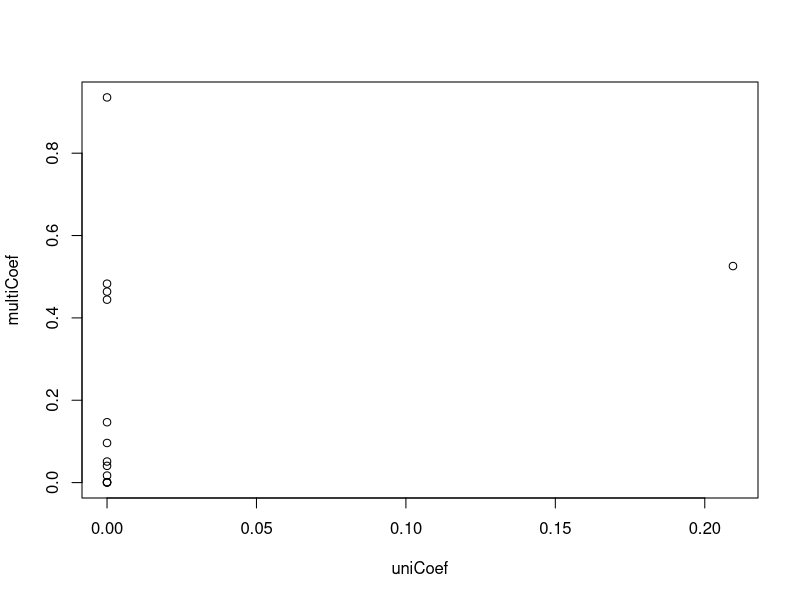

Reproduce this figure in R.
#STA545 HW3

#initialize

library(MASS)
?Boston
data("Boston")
dim(Boston)
head(Boston)

#1A
SRzn<-lm(crim ~ zn, data=Boston)
summary(SRzn)
SRindus<-lm(crim ~ indus, data=Boston)
summary(SRindus)
SRchas<-lm(crim ~ chas, data=Boston)
summary(SRchas)
SRnox<-lm(crim ~ nox, data=Boston)
summary(SRnox)
SRrm<-lm(crim ~ rm, data=Boston)
summary(SRrm)
SRage<-lm(crim ~ age, data=Boston)
summary(SRage)
SRdis<-lm(crim ~ dis, data=Boston)
summary(SRdis)
SRrad<-lm(crim ~ rad, data=Boston)
summary(SRrad)
SRtax<-lm(crim ~ tax, data=Boston)
summary(SRtax)
SRptratio<-lm(crim ~ ptratio, data=Boston)
summary(SRptratio)
SRblack<-lm(crim ~ black, data=Boston)
summary(SRblack)
SRlstat<-lm(crim ~ lstat, data=Boston)
summary(SRlstat)
SRmedv<-lm(crim ~ medv, data=Boston)
summary(SRmedv)
#significant relationship between crim and zn p<0.001 where Rsq=-0.739 +/- 0.016, meaning a .739 unit decrease for every unit increase in crim
#significant relationship between crim and indus p<0.001 where Rsq=-0.510 +/- 0.051, meaning a .51 unit increase for every unit increase in crim
#insignificant relationship between crim and chas p>0.1 where Rsq=-1.893 +/- 1.506
#significant relationship between crim and nox p<0.001 where Rsq=31.249 +/- 3.000, meaning a 31.249 unit increase for every unit increase in crim
#significant relationship between crim and rm p<0.001 where Rsq=-2.684 +/- 0.532, meaning a 2.684 unit decrease for every unit increase in crim
#significant relationship between crim and age p<0.001 where Rsq=0.108 +/- 0.012, meaning a 0.108 unit increase for every unit increase in crim
#significant relationship between crim and dis p<0.001 where Rsq=--1.551 +/- 0.1683, meaning a 1.551 unit decrease for every unit increase in crim
#significant relationship between crim and rad p<0.001 where Rsq=0.618 +/- 0.034, meaning a .618 unit increase for every unit increase in crim
#significant relationship between crim and tax p<0.001 where Rsq=0.029 +/- 0.002, meaning a .029 unit increase for every unit increase in crim
#significant relationship between crim and pratio p<0.001 where Rsq=1.152 +/- 0.169, meaning a 1.152 unit increase for every unit increase in crim
#significant relationship between crim and black p<0.001 where Rsq=-0.036 +/- 0.003, meaning a .036 unit decrease for every unit increase in crim
#significant relationship between crim and lstat p<0.001 where Rsq=0.549 +/- 0.048, meaning a .549 unit increase for every unit increase in crim
#significant relationship between crim and medv p<0.001 where Rsq=-0.363 +/- 0.038, meaning a .363 unit decrease for every unit increase in crim

#1B
MLR<-lm(crim~zn+indus+chas+nox+rm+age+dis+rad+tax+ptratio+black+lstat+medv,data=Boston)
summary(MLR)
#There is no linear association between crim and indus, chas, rm, age, tax, ptratio: reject Null
#There are weak linear associations between crim and zn, nox, black, lstat: accept Null
#There are strong linear associations between crim and dis, rad, medv: accept Null

#1C
uniCoef<-c(summary(SRzn)$coefficients[2,4],summary(SRindus)$coefficients[2,4],summary(SRchas)$coefficients[2,4],summary(SRnox)$coefficients[2,4],summary(SRrm)$coefficients[2,4],summary(SRage)$coefficients[2,4],summary(SRdis)$coefficients[2,4],summary(SRrad)$coefficients[2,4],summary(SRtax)$coefficients[2,4],summary(SRptratio)$coefficients[2,4],summary(SRblack)$coefficients[2,4],summary(SRlstat)$coefficients[2,4],summary(SRmedv)$coefficients[2,4])
uniCoef
multiCoef<-summary(MLR)$coefficients[2:14,4]
#did not quite understand the instruction in the question
plot(x=uniCoef,y=multiCoef)

#1D

#2A
#It would depend on the number of predictors, likely backward word perform better. Forward is inadvisable with smaller number of predictors. That said ultimately the smaller the K value the smaller the train error, however small k values are computationally cumbersome with large data sets.
#2B
#The opposite is true in this instance, assuming a large number of predictors forward would have the lowest test error
#2Ci T
#2Cii T
#2Ciii F
#2Civ F
#2Cv T
